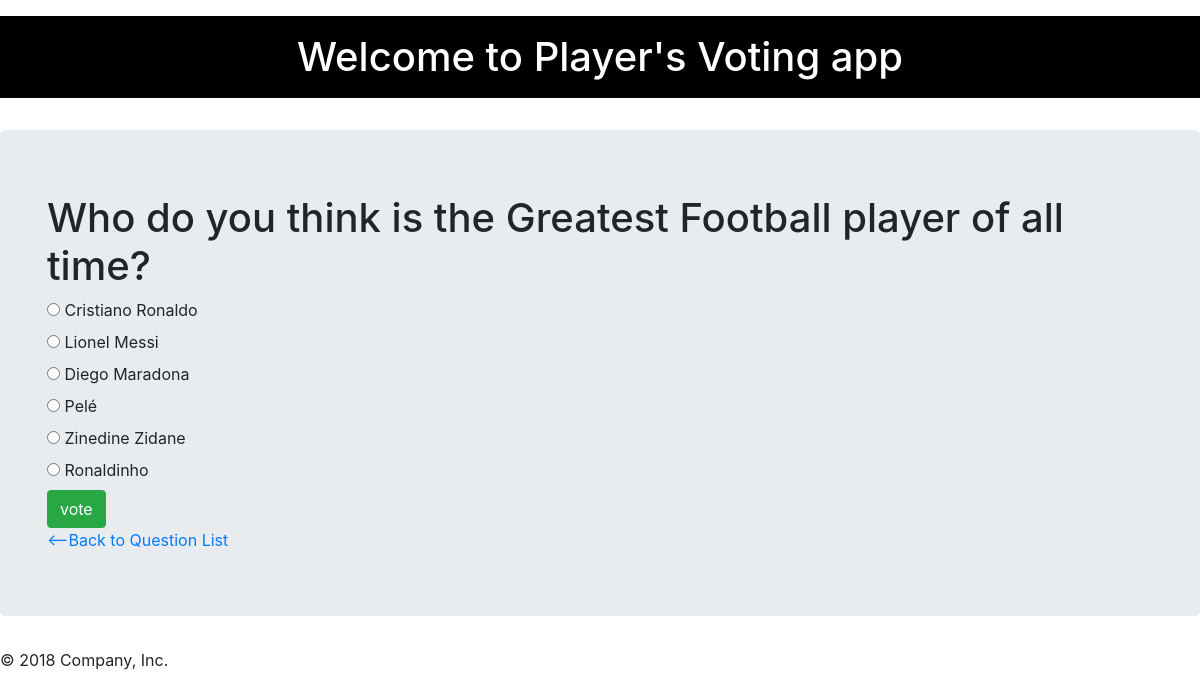
Page /polls/3/ on the committed database.
### polls/models.py (models this page shows, shortened)
class Question(models.Model):
    question_text = models.CharField(max_length = 200)
    pub_date = models.DateTimeField('date published')

class Choice(models.Model):
    choice_text = models.CharField(max_length = 200)
    votes = models.IntegerField(default = 0)
    question = models.ForeignKey(Question, on_delete=models.CASCADE)

### polls/views.py (the view)
# urls.py: url(r'^(?P<question_id>[0-9]+)/$', views.detail, name="detail"),
def detail(request, question_id):
    question = get_object_or_404(Question, pk = question_id)
    return render(request, 'polls/detail.html', {'question': question})

### polls/templates/polls/detail.html (shortened to what this page needs)
{% extends 'polls/base.html' %}
{% block main_content %}
    <h1> {{question.question_text}}</h1>
    <form action ="{% url 'polls:vote' question.id %}" method="post">
        {% for choice in question.choice_set.all %}
         <input type="radio" name="choice" id="choice{{forloop.counter}}" value = "{{choice.id}}"/>
         <label for="choice{{forloop.counter}}">{{choice.choice_text}}</label><br>
         {% endfor %}
         <input type="submit" class="btn btn-success" value="vote"/>
    </form>
    <a href="{% url 'polls:index' %}"> <--Back to Question List</a>
{% endblock %}

### polls/static/polls/style.css (style rules this page uses)
body { background: url("https://image.shutterstock.com/image-photo/white-background-paper-show-patterns-260nw-255421642.jpg") no-repeat; background-size: cover !important; background-size: 100% 100%; }

### rows in the picture
Question: question_text "Who do you think is the Greatest Football player of all time?"
Choice: choice_text "Cristiano Ronaldo"
Choice: choice_text "Lionel Messi"
Choice: choice_text "Diego Maradona"
Choice: choice_text "Pelé"
Choice: choice_text "Zinedine Zidane"
Choice: choice_text "Ronaldinho"
